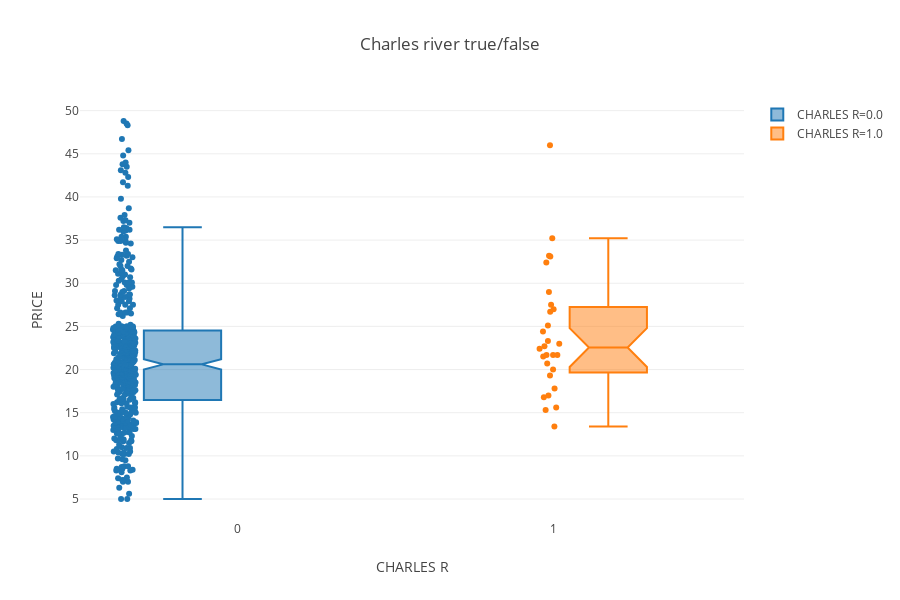

The cell this chart's notebook holds for it:
### Code cell
fig = px.box(dfc, x="CHARLES R", y="PRICE", points="all",color="CHARLES R",
             notched=True, # used notched shape
             title="Charles river true/false" )




fig.show()

### Figure 1 — Plotly figure (JSON) as saved in the notebook; plotly's stock layout.template omitted (floating-point values rounded to 4 significant figures; data arrays with more than 128 entries replaced by an {"elided": "..."} marker saying what was removed)
{"data": [{"alignmentgroup": "True", "boxpoints": "all", "hoverlabel": {"namelength": 0}, "hovertemplate": "CHARLES R=%{x}<br>PRICE=%{y}", "legendgroup": "CHARLES R=0.0", "marker": {"color": "#1F77B4"}, "name": "CHARLES R=0.0", "notched": true, "offsetgroup": "CHARLES R=0.0", "orientation": "v", "showlegend": true, "type": "box", "x": {"elided": "461 int values"}, "x0": " ", "xaxis": "x", "y": {"elided": "461 float values"}, "y0": " ", "yaxis": "y"}, {"alignmentgroup": "True", "boxpoints": "all", "hoverlabel": {"namelength": 0}, "hovertemplate": "CHARLES R=%{x}<br>PRICE=%{y}", "legendgroup": "CHARLES R=1.0", "marker": {"color": "#FF7F0E"}, "name": "CHARLES R=1.0", "notched": true, "offsetgroup": "CHARLES R=1.0", "orientation": "v", "showlegend": true, "type": "box", "x": [1, 1, 1, 1, 1, 1, 1, 1, 1, 1, 1, 1, 1, 1, 1, 1, 1, 1, 1, 1, 1, 1, 1, 1, 1, 1, 1, 1], "x0": " ", "xaxis": "x", "y": [13.4, 15.3, 17, 15.6, 27, 24.4, 20, 21.7, 19.3, 22.4, 23.3, 21.5, 23, 26.7, 21.7, 27.5, 29, 25.1, 20.7, 35.2, 32.4, 33.2, 33.1, 46, 17.8, 21.7, 22.7, 16.8], "y0": " ", "yaxis": "y"}], "layout": {"boxmode": "group", "height": 600, "legend": {"tracegroupgap": 0}, "title": {"text": "Charles river true/false"}, "xaxis": {"anchor": "y", "categoryarray": [0, 1], "categoryorder": "array", "domain": [0, 1], "title": {"text": "CHARLES R"}}, "yaxis": {"anchor": "x", "domain": [0, 1], "title": {"text": "PRICE"}}}}
